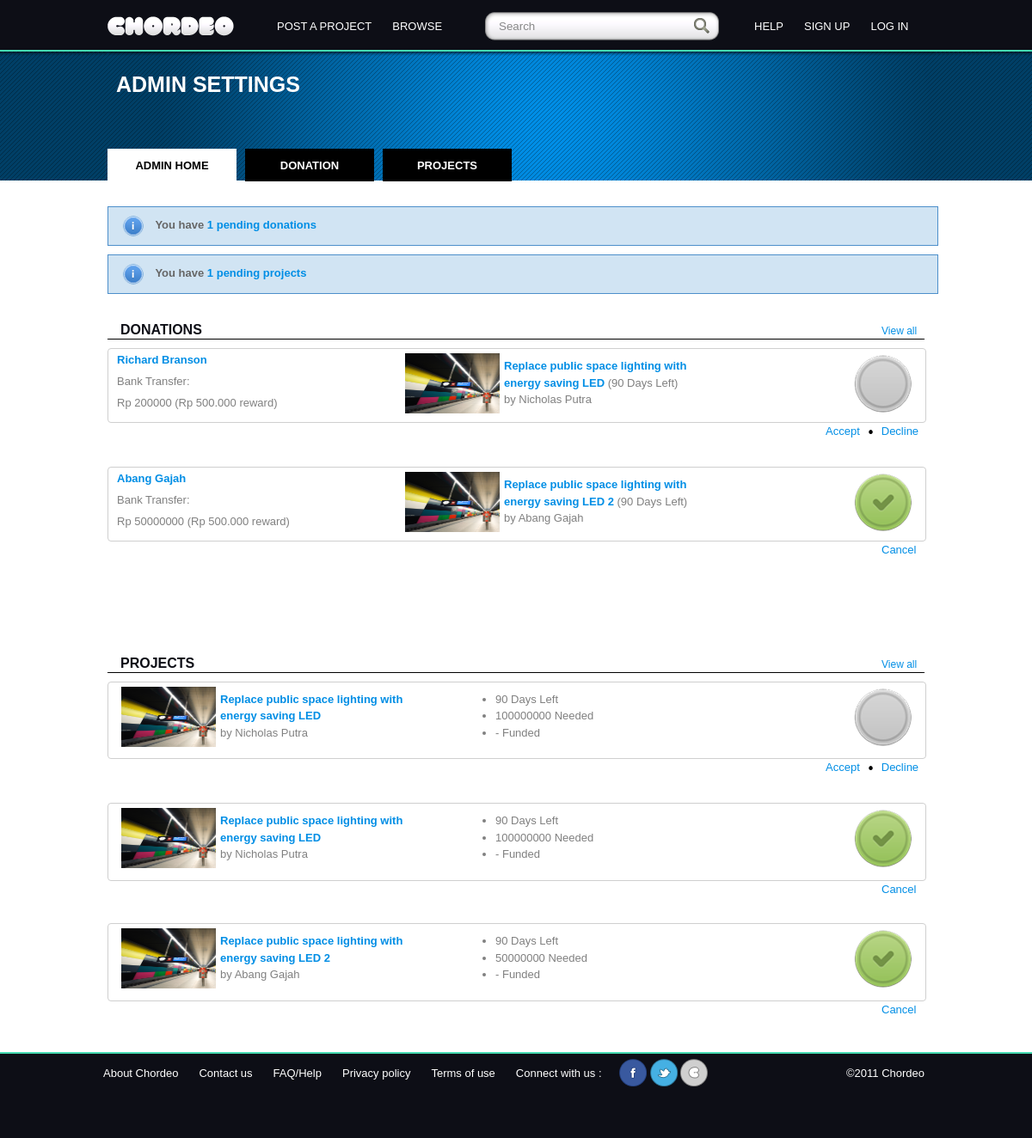
The page /index.php/adminchordeo on the database its author committed.
### tables this page shows
CREATE TABLE IF NOT EXISTS `ch_donations` (
  `donation_id` int(5) NOT NULL AUTO_INCREMENT,
  `amount` varchar(50) NOT NULL,
  `time` date NOT NULL,
  `reward_status` varchar(30) NOT NULL,
  `donation_status` varchar(30) NOT NULL DEFAULT 'pending',
  `bank_transfer` varchar(10) NOT NULL,
  `user_id` int(5) NOT NULL,
  `project_id` int(3) NOT NULL,
  PRIMARY KEY (`donation_id`),
  KEY `fk_ch_donations_ch_user1` (`user_id`),
  KEY `fk_ch_donations_ch_project1` (`project_id`)
);

CREATE TABLE IF NOT EXISTS `ch_user` (
  `user_id` int(5) NOT NULL AUTO_INCREMENT,
  `avatar` varchar(100) DEFAULT 'profile.png',
  `username` varchar(50) NOT NULL,
  `email` varchar(50) NOT NULL,
  `name` varchar(100) NOT NULL,
  `bio` text,
  `website` varchar(30) NOT NULL,
  `location` varchar(50) DEFAULT NULL,
  `password` varchar(50) NOT NULL,
  `type` varchar(20) NOT NULL DEFAULT 'user',
  PRIMARY KEY (`user_id`)
);

CREATE TABLE IF NOT EXISTS `ch_project` (
  `project_id` int(3) NOT NULL AUTO_INCREMENT,
  `project_name` varchar(100) NOT NULL,
  `pending_summary` text NOT NULL,
  `project_location` varchar(100) NOT NULL,
  `project_detail` text NOT NULL,
  `category` varchar(20) NOT NULL,
  `amount_funding` int(10) NOT NULL,
  `funding_duration` int(10) NOT NULL,
  `project_reward` varchar(30) NOT NULL,
  `funding_status` varchar(30) NOT NULL,
  `project_time` timestamp NOT NULL DEFAULT CURRENT_TIMESTAMP ON UPDATE CURRENT_TIMESTAMP,
  `project_status` varchar(20) NOT NULL,
  `project_image` varchar(45) DEFAULT NULL,
  `project_video` varchar(45) DEFAULT NULL,
  `project_home` text,
  `project_update` text,
  `project_user_id` int(5) NOT NULL,
  `featured` int(1) NOT NULL,
  PRIMARY KEY (`project_id`),
  KEY `fk_ch_project_ch_user` (`project_user_id`)
);

### application/controllers/adminchordeo.php (called while the page is built, shortened)
<?php if ( ! defined('BASEPATH')) exit('No direct script access allowed');
class Adminchordeo extends CI_Controller {
    public function index()
    {
        $data['donation_alert']=$this->admindataloader->donation_alert();
        $data['project_alert']=$this->admindataloader->project_alert();
        $data['project_list']=$this->admindataloader->project_list();
        $data['donation_list']=$this->admindataloader->donation_list();
    }
}

### index.php (called while the page is built, shortened)
<?php
require_once BASEPATH.'core/CodeIgniter.php';

### application/models/admindataloader.php (the view, shortened to what this page needs)
<?php if ( ! defined('BASEPATH')) exit('No direct script access allowed');
class Admindataloader extends CI_Model {
    function project_alert()
    {
        $this->db->like('project_status', 'pending');
        $this->db->from('ch_project');
        $q=$this->db->count_all_results();
        if($q==null)
        {
            $rs = null;
        } else {
            $rs = '<div class="pending grid_24">';
            $rs .= '<img src="assets/images/info.png"> You have <a href="#"> '.$q.' pending projects</a>';
            $rs .= '</div>';
        }
        return $rs;
    }
    function donation_alert()
    {
        $this->db->like('donation_status', 'pending');
        $this->db->from('ch_donations');
        $q=$this->db->count_all_results();
        if($q==null)
        {
            $rs = null;
        } else {
            $rs = '<div class="pending grid_24">';
            $rs .= '<img src="assets/images/info.png"> You have <a href="#"> '.$q.' pending donations</a>';
            $rs .= '</div>';
        }
        return $rs;
    }
    function project_list()
    {
        $rs = '<div class="title grid_24">
			<p class="grid_3 add-margin"><b>PROJECTS</b></p>
			<a href="adminchordeo/project" class="grid_2 push_2">View all</a>
		</div>
		<div class="clear"></div>
		<div class="break"></div>';
        $this->db->select('*');
        $this->db->from('ch_project');
        $this->db->join('ch_user', 'ch_user.user_id = ch_project.project_user_id');
        $q = $this->db->get();
        foreach($q->result_array() as $row)
        {
            if($row["project_status"]=="pending")
            {
                $button = '<ul>
                                <li><a href="adminchordeo/verification_project/'.$row["project_id"].'/1">Accept</a></li>
                                <li><img src="assets/images/list.png"></li>
                                <li><a href="adminchordeo/verification_project/'.$row["project_id"].'/2">Decline</a></li>
                            </ul>';
                $disk = 'gray_disk.png';
                $class = 'grid_4 push_20 omega';
            }elseif($row["project_status"]=="true")
            {
                $button = '<a href="adminchordeo/verification_project/'.$row["project_id"].'/0">Cancel</a>';
                $disk = 'true.png';
                $class ='grid_2 push_22 cancel';
            }elseif($row["project_status"]=="false")
            {
                $button = '<a href="adminchordeo/verification_project/'.$row["project_id"].'/0">Cancel</a>';
                $disk = 'false.png';
                $class = 'grid_2 push_22 cancel';
            }elseif($row["project_status"]=="completed")
            {
                $button = null;
                $disk = 'pig_blue.png';
                $class = 'grid_2 push_22 cancel';
            }
            $rs .= '<div class="content_donation grid_24">
			<div class="grid_9 name">
			<img src="assets/images/project/'.$row["project_image"].'" class="grid_3">
			<a href="#">'.$row["project_name"].'</a><br>
			 by '.$row["name"].'
			</div>
			<div class="grid_5 push_1 name">
                            <ul>
                                    <li>'.$row["funding_duration"].' Days Left</li>
                                    <li>'.$row["amount_funding"].' Needed</li>
                                    <li>- Funded</li>
                            </ul>
			</div>
			<div class="grid_2 push_7"><img src="assets/images/'.$disk.'"/></div>
                    </div>
                    <div class="clear"></div>
                    <div class="action '.$class.'">';
            $rs .= $button;
            $rs .= '</div>
                    <div class="clear"></div>
                    <div class="space"></div>';
        }
        return $rs;
    }
    function donation_list()
    {
        $rs = '<div class="title grid_24">
                    <p class="grid_3"><b>DONATIONS</b></p>
                    <a href="adminchordeo/donation" class="grid_2 push_2">View all</a>
		</div>
		<div class="clear"></div>
		<div class="break"></div>';
        $this->db->select('*');
        $this->db->from('ch_donations');
        $this->db->join('ch_project', 'ch_project.project_id = ch_donations.project_id');
        $q = $this->db->get();
        foreach($q->result_array() as $row)
        {
            if($row["donation_status"]=="pending")
            {
                $disk = "gray_disk.png";
                $button = '<ul>
                                <li><a href="adminchordeo/verification/'.$row["donation_id"].'/1">Accept</a></li>
                                <li><img src="assets/images/list.png"></li>
                                <li><a href="adminchordeo/verification/'.$row["donation_id"].'/2">Decline</a></li>
                            </ul>';
                $class = 'grid_4 push_20 omega';
            } elseif ($row["donation_status"]=="true"){
                $disk = "true.png";
                $button = '<a href="adminchordeo/verification/'.$row["donation_id"].'/0">Cancel</a>';
                $class = 'grid_2 push_22 cancel';
            } elseif ($row["donation_status"]=="false"){
                $disk = "false.png";
                $button = '<a href="adminchordeo/verification/'.$row["donation_id"].'/0">Cancel</a>';
                $class = 'grid_2 push_22 cancel';
            }
            $s=$this->db->get_where("ch_user",array("user_id"=>$row['user_id']));
            $user=$s->row();
            $s=$this->db->get_where("ch_user",array("user_id"=>$row['project_user_id']));
            $project_user=$s->row();
            $rs .= '<div class="content_donation grid_24">';
            $rs .='<div class="grid_7 name">
                        <p><a href="profile/'.$user->user_id.'">'.$user->name.'</a></p>
                        <p>Bank Transfer: '.$row["bank_transfer"].'</p>
                        <p>Rp '.$row["amount"].' (Rp 500.000 reward)</p>
                        </div>
                        <div class="grid_9 push_1 name">
                        <img src="assets/images/'.$row["project_image"].'" class="grid_3">
                        <a href="project/projectdetail/'.$row["project_id"].'">'.$row["project_name"].'</a>
                        ('.$row["funding_duration"].' Days Left) <br>
                         by '.$project_user->name.'
                        </div>
                        <div class="grid_2 push_5"><img src="assets/images/'.$disk.'"/></div>
                    </div>';
            $rs .= '<div class="clear"></div>';
            $rs .= '<div class="action '.$class.'">';
            $rs .= $button;
            $rs .= '</div>';
            $rs .= '<div class="clear"></div><div class="space"></div>';
        }
        $rs .= '<div class="clear"></div>
		<div class="space"></div>';
        return $rs;
    }
}

### rows shown on the page
ch_donations: ch_user.name "Richard Branson", amount "200000", project.project_image (picture), project.project_name "Replace public space lighting with energy saving LED", project.funding_duration "90", ch_user.name "Nicholas Putra", shows a picture
ch_donations: ch_user.name "Abang Gajah", amount "50000000", project.project_image (picture), project.project_name "Replace public space lighting with energy saving LED 2", project.funding_duration "90", donation_status (picture)
ch_project: project_image (picture), project_name "Replace public space lighting with energy saving LED", ch_user.name "Nicholas Putra", funding_duration "90", amount_funding "100000000", shows a picture
ch_project: project_image (picture), project_name "Replace public space lighting with energy saving LED", ch_user.name "Nicholas Putra", funding_duration "90", amount_funding "100000000", project_status (picture)
ch_project: project_image (picture), project_name "Replace public space lighting with energy saving LED 2", ch_user.name "Abang Gajah", funding_duration "90", amount_funding "50000000", project_status (picture)

### other values the page prints
$q "1"
